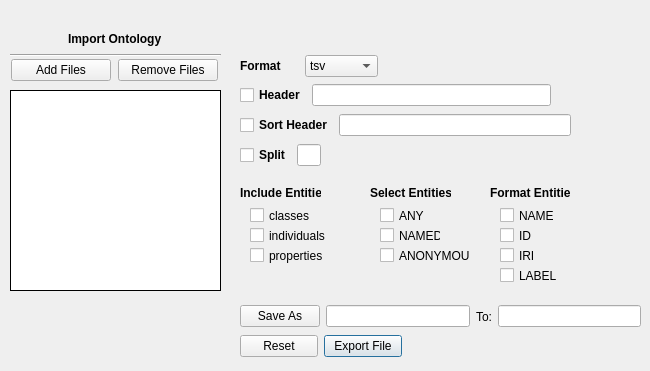
      <widget class="QWidget" name="Export">
       <attribute name="title">
        <string>Export</string>
       </attribute>
       <widget class="QWidget" name="layoutWidget_89">
        <property name="geometry">
         <rect>
          <x>240</x>
          <y>50</y>
          <width>138</width>
          <height>32</height>
         </rect>
        </property>
        <layout class="QHBoxLayout" name="horizontalLayout_108">
         <item>
          <widget class="QLabel" name="label_59">
           <property name="font">
            <font>
             <family>Arial</family>
             <pointsize>9</pointsize>
             <bold>true</bold>
            </font>
           </property>
           <property name="text">
            <string>Format</string>
           </property>
          </widget>
         </item>
         <item>
          <widget class="QComboBox" name="exportFormat">
           <property name="focusPolicy">
            <enum>Qt::NoFocus</enum>
           </property>
           <item>
            <property name="text">
             <string>tsv</string>
            </property>
           </item>
           <item>
            <property name="text">
             <string>csv</string>
            </property>
           </item>
           <item>
            <property name="text">
             <string>html</string>
            </property>
           </item>
           <item>
            <property name="text">
             <string>html-list</string>
            </property>
           </item>
           <item>
            <property name="text">
             <string>json</string>
            </property>
           </item>
           <item>
            <property name="text">
             <string>xlsx</string>
            </property>
           </item>
          </widget>
         </item>
        </layout>
       </widget>
       <widget class="QWidget" name="layoutWidget_90">
        <property name="geometry">
         <rect>
          <x>240</x>
          <y>300</y>
          <width>401</width>
          <height>33</height>
         </rect>
        </property>
        <layout class="QHBoxLayout" name="horizontalLayout_109">
         <item>
          <widget class="QPushButton" name="exportSaveAs">
           <property name="focusPolicy">
            <enum>Qt::NoFocus</enum>
           </property>
           <property name="text">
            <string>Save As</string>
           </property>
          </widget>
         </item>
         <item>
          <widget class="QLineEdit" name="exportNameSave">
           <property name="focusPolicy">
            <enum>Qt::NoFocus</enum>
           </property>
           <property name="text">
            <string/>
           </property>
           <property name="alignment">
            <set>Qt::AlignLeading|Qt::AlignLeft|Qt::AlignVCenter</set>
           </property>
           <property name="dragEnabled">
            <bool>false</bool>
           </property>
           <property name="placeholderText">
            <string/>
           </property>
           <property name="clearButtonEnabled">
            <bool>false</bool>
           </property>
          </widget>
         </item>
         <item>
          <widget class="QLabel" name="label_61">
           <property name="text">
            <string>To:</string>
           </property>
           <property name="alignment">
            <set>Qt::AlignCenter</set>
           </property>
          </widget>
         </item>
         <item>
          <widget class="QLineEdit" name="exportSavePath">
           <property name="focusPolicy">
            <enum>Qt::NoFocus</enum>
           </property>
          </widget>
         </item>
        </layout>
       </widget>
       <widget class="QListWidget" name="exportFileNames">
        <property name="geometry">
         <rect>
          <x>10</x>
          <y>90</y>
          <width>211</width>
          <height>201</height>
         </rect>
        </property>
        <property name="focusPolicy">
         <enum>Qt::ClickFocus</enum>
        </property>
        <property name="frameShape">
         <enum>QFrame::Box</enum>
        </property>
        <property name="frameShadow">
         <enum>QFrame::Plain</enum>
        </property>
       </widget>
       <widget class="QWidget" name="layoutWidget_91">
        <property name="geometry">
         <rect>
          <x>10</x>
          <y>50</y>
          <width>211</width>
          <height>41</height>
         </rect>
        </property>
        <layout class="QHBoxLayout" name="horizontalLayout_110">
         <item>
          <widget class="QPushButton" name="exportAddFile">
           <property name="sizePolicy">
            <sizepolicy hsizetype="Ignored" vsizetype="Fixed">
             <horstretch>0</horstretch>
             <verstretch>0</verstretch>
            </sizepolicy>
           </property>
           <property name="minimumSize">
            <size>
             <width>100</width>
             <height>0</height>
            </size>
           </property>
           <property name="maximumSize">
            <size>
             <width>100</width>
             <height>16777215</height>
            </size>
           </property>
           <property name="focusPolicy">
            <enum>Qt::NoFocus</enum>
           </property>
           <property name="contextMenuPolicy">
            <enum>Qt::DefaultContextMenu</enum>
           </property>
           <property name="text">
            <string>Add Files</string>
           </property>
           <property name="default">
            <bool>false</bool>
           </property>
           <property name="flat">
            <bool>false</bool>
           </property>
          </widget>
         </item>
         <item>
          <widget class="QPushButton" name="exportRemoveFile">
           <property name="sizePolicy">
            <sizepolicy hsizetype="Ignored" vsizetype="Fixed">
             <horstretch>0</horstretch>
             <verstretch>0</verstretch>
            </sizepolicy>
           </property>
           <property name="minimumSize">
            <size>
             <width>100</width>
             <height>0</height>
            </size>
           </property>
           <property name="maximumSize">
            <size>
             <width>100</width>
             <height>16777215</height>
            </size>
           </property>
           <property name="focusPolicy">
            <enum>Qt::NoFocus</enum>
           </property>
           <property name="text">
            <string>Remove Files</string>
           </property>
          </widget>
         </item>
        </layout>
       </widget>
       <widget class="QWidget" name="layoutWidget_92">
        <property name="geometry">
         <rect>
          <x>240</x>
          <y>330</y>
          <width>162</width>
          <height>32</height>
         </rect>
        </property>
        <layout class="QHBoxLayout" name="horizontalLayout_111">
         <item>
          <widget class="QPushButton" name="exportReset">
           <property name="sizePolicy">
            <sizepolicy hsizetype="Expanding" vsizetype="Fixed">
             <horstretch>0</horstretch>
             <verstretch>0</verstretch>
            </sizepolicy>
           </property>
           <property name="maximumSize">
            <size>
             <width>150</width>
             <height>16777215</height>
            </size>
           </property>
           <property name="focusPolicy">
            <enum>Qt::NoFocus</enum>
           </property>
           <property name="text">
            <string>Reset</string>
           </property>
          </widget>
         </item>
         <item>
          <widget class="QPushButton" name="exportButton">
           <property name="sizePolicy">
            <sizepolicy hsizetype="Expanding" vsizetype="Fixed">
             <horstretch>0</horstretch>
             <verstretch>0</verstretch>
            </sizepolicy>
           </property>
           <property name="minimumSize">
            <size>
             <width>0</width>
             <height>0</height>
            </size>
           </property>
           <property name="maximumSize">
            <size>
             <width>150</width>
             <height>16777215</height>
            </size>
           </property>
           <property name="focusPolicy">
            <enum>Qt::NoFocus</enum>
           </property>
           <property name="autoFillBackground">
            <bool>false</bool>
           </property>
           <property name="text">
            <string>Export File</string>
           </property>
           <property name="autoDefault">
            <bool>false</bool>
           </property>
           <property name="default">
            <bool>true</bool>
           </property>
           <property name="flat">
            <bool>false</bool>
           </property>
          </widget>
         </item>
        </layout>
       </widget>
       <widget class="QWidget" name="layoutWidget_131">
        <property name="geometry">
         <rect>
          <x>240</x>
          <y>80</y>
          <width>311</width>
          <height>31</height>
         </rect>
        </property>
        <layout class="QHBoxLayout" name="horizontalLayout_154">
         <item>
          <widget class="QCheckBox" name="exportHeader">
           <property name="font">
            <font>
             <family>Arial</family>
             <pointsize>9</pointsize>
             <bold>true</bold>
            </font>
           </property>
           <property name="focusPolicy">
            <enum>Qt::NoFocus</enum>
           </property>
           <property name="text">
            <string>Header</string>
           </property>
           <property name="checked">
            <bool>false</bool>
           </property>
          </widget>
         </item>
         <item>
          <widget class="QLineEdit" name="exportHeaderName">
           <property name="focusPolicy">
            <enum>Qt::ClickFocus</enum>
           </property>
          </widget>
         </item>
        </layout>
       </widget>
       <widget class="QWidget" name="layoutWidget_132">
        <property name="geometry">
         <rect>
          <x>240</x>
          <y>110</y>
          <width>331</width>
          <height>31</height>
         </rect>
        </property>
        <layout class="QHBoxLayout" name="horizontalLayout_155">
         <item>
          <widget class="QCheckBox" name="exportSort">
           <property name="font">
            <font>
             <family>Arial</family>
             <pointsize>9</pointsize>
             <bold>true</bold>
            </font>
           </property>
           <property name="focusPolicy">
            <enum>Qt::NoFocus</enum>
           </property>
           <property name="text">
            <string>Sort Header</string>
           </property>
           <property name="checked">
            <bool>false</bool>
           </property>
          </widget>
         </item>
         <item>
          <widget class="QLineEdit" name="exportSortName">
           <property name="focusPolicy">
            <enum>Qt::ClickFocus</enum>
           </property>
          </widget>
         </item>
        </layout>
       </widget>
       <widget class="QWidget" name="layoutWidget_133">
        <property name="geometry">
         <rect>
          <x>240</x>
          <y>140</y>
          <width>81</width>
          <height>31</height>
         </rect>
        </property>
        <layout class="QHBoxLayout" name="horizontalLayout_156">
         <item>
          <widget class="QCheckBox" name="exportSplit">
           <property name="font">
            <font>
             <family>Arial</family>
             <pointsize>9</pointsize>
             <bold>true</bold>
            </font>
           </property>
           <property name="focusPolicy">
            <enum>Qt::NoFocus</enum>
           </property>
           <property name="text">
            <string>Split</string>
           </property>
           <property name="checked">
            <bool>false</bool>
           </property>
          </widget>
         </item>
         <item>
          <widget class="QLineEdit" name="exportSplitName">
           <property name="focusPolicy">
            <enum>Qt::ClickFocus</enum>
           </property>
          </widget>
         </item>
        </layout>
       </widget>
       <widget class="QLabel" name="label_62">
        <property name="geometry">
         <rect>
          <x>240</x>
          <y>180</y>
          <width>81</width>
          <height>26</height>
         </rect>
        </property>
        <property name="font">
         <font>
          <family>Arial</family>
          <pointsize>9</pointsize>
          <bold>true</bold>
         </font>
        </property>
        <property name="text">
         <string>Include Entities</string>
        </property>
       </widget>
       <widget class="QCheckBox" name="exportIndividuals">
        <property name="geometry">
         <rect>
          <x>250</x>
          <y>220</y>
          <width>81</width>
          <height>31</height>
         </rect>
        </property>
        <property name="font">
         <font>
          <family>Arial</family>
          <pointsize>9</pointsize>
          <bold>false</bold>
         </font>
        </property>
        <property name="focusPolicy">
         <enum>Qt::NoFocus</enum>
        </property>
        <property name="text">
         <string>individuals</string>
        </property>
       </widget>
       <widget class="QCheckBox" name="exportClasses">
        <property name="geometry">
         <rect>
          <x>250</x>
          <y>200</y>
          <width>61</width>
          <height>31</height>
         </rect>
        </property>
        <property name="font">
         <font>
          <family>Arial</family>
          <pointsize>9</pointsize>
          <bold>false</bold>
         </font>
        </property>
        <property name="focusPolicy">
         <enum>Qt::NoFocus</enum>
        </property>
        <property name="text">
         <string>classes</string>
        </property>
       </widget>
       <widget class="QCheckBox" name="exportProperties">
        <property name="geometry">
         <rect>
          <x>250</x>
          <y>240</y>
          <width>81</width>
          <height>31</height>
         </rect>
        </property>
        <property name="font">
         <font>
          <family>Arial</family>
          <pointsize>9</pointsize>
          <bold>false</bold>
         </font>
        </property>
        <property name="focusPolicy">
         <enum>Qt::NoFocus</enum>
        </property>
        <property name="text">
         <string>properties</string>
        </property>
       </widget>
       <widget class="QLabel" name="label_158">
        <property name="geometry">
         <rect>
          <x>370</x>
          <y>180</y>
          <width>81</width>
          <height>26</height>
         </rect>
        </property>
        <property name="font">
         <font>
          <family>Arial</family>
          <pointsize>9</pointsize>
          <bold>true</bold>
         </font>
        </property>
        <property name="text">
         <string>Select Entities</string>
        </property>
       </widget>
       <widget class="QCheckBox" name="exportAnonymous">
        <property name="geometry">
         <rect>
          <x>380</x>
          <y>240</y>
          <width>91</width>
          <height>31</height>
         </rect>
        </property>
        <property name="font">
         <font>
          <family>Arial</family>
          <pointsize>9</pointsize>
          <bold>false</bold>
         </font>
        </property>
        <property name="focusPolicy">
         <enum>Qt::NoFocus</enum>
        </property>
        <property name="text">
         <string>ANONYMOUS</string>
        </property>
       </widget>
       <widget class="QCheckBox" name="exportAny">
        <property name="geometry">
         <rect>
          <x>380</x>
          <y>200</y>
          <width>51</width>
          <height>31</height>
         </rect>
        </property>
        <property name="font">
         <font>
          <family>Arial</family>
          <pointsize>9</pointsize>
          <bold>false</bold>
         </font>
        </property>
        <property name="focusPolicy">
         <enum>Qt::NoFocus</enum>
        </property>
        <property name="text">
         <string>ANY</string>
        </property>
       </widget>
       <widget class="QCheckBox" name="exportNamed">
        <property name="geometry">
         <rect>
          <x>380</x>
          <y>220</y>
          <width>61</width>
          <height>31</height>
         </rect>
        </property>
        <property name="font">
         <font>
          <family>Arial</family>
          <pointsize>9</pointsize>
          <bold>false</bold>
         </font>
        </property>
        <property name="focusPolicy">
         <enum>Qt::NoFocus</enum>
        </property>
        <property name="text">
         <string>NAMED</string>
        </property>
       </widget>
       <widget class="QCheckBox" name="exportIRI">
        <property name="geometry">
         <rect>
          <x>500</x>
          <y>240</y>
          <width>41</width>
          <height>31</height>
         </rect>
        </property>
        <property name="font">
         <font>
          <family>Arial</family>
          <pointsize>9</pointsize>
          <bold>false</bold>
         </font>
        </property>
        <property name="focusPolicy">
         <enum>Qt::NoFocus</enum>
        </property>
        <property name="text">
         <string>IRI</string>
        </property>
       </widget>
       <widget class="QCheckBox" name="exportId">
        <property name="geometry">
         <rect>
          <x>500</x>
          <y>220</y>
          <width>41</width>
          <height>31</height>
         </rect>
        </property>
        <property name="font">
         <font>
          <family>Arial</family>
          <pointsize>9</pointsize>
          <bold>false</bold>
         </font>
        </property>
        <property name="focusPolicy">
         <enum>Qt::NoFocus</enum>
        </property>
        <property name="text">
         <string>ID</string>
        </property>
       </widget>
       <widget class="QLabel" name="label_159">
        <property name="geometry">
         <rect>
          <x>490</x>
          <y>180</y>
          <width>81</width>
          <height>26</height>
         </rect>
        </property>
        <property name="font">
         <font>
          <family>Arial</family>
          <pointsize>9</pointsize>
          <bold>true</bold>
         </font>
        </property>
        <property name="text">
         <string>Format Entities</string>
        </property>
       </widget>
       <widget class="QCheckBox" name="exportName">
        <property name="geometry">
         <rect>
          <x>500</x>
          <y>200</y>
          <width>61</width>
          <height>31</height>
         </rect>
        </property>
        <property name="font">
         <font>
          <family>Arial</family>
          <pointsize>9</pointsize>
          <bold>false</bold>
         </font>
        </property>
        <property name="focusPolicy">
         <enum>Qt::NoFocus</enum>
        </property>
        <property name="text">
         <string>NAME</string>
        </property>
       </widget>
       <widget class="QCheckBox" name="exportLabel">
        <property name="geometry">
         <rect>
          <x>500</x>
          <y>260</y>
          <width>61</width>
          <height>31</height>
         </rect>
        </property>
        <property name="font">
         <font>
          <family>Arial</family>
          <pointsize>9</pointsize>
          <bold>false</bold>
         </font>
        </property>
        <property name="focusPolicy">
         <enum>Qt::NoFocus</enum>
        </property>
        <property name="text">
         <string>LABEL</string>
        </property>
       </widget>
       <widget class="QWidget" name="">
        <property name="geometry">
         <rect>
          <x>10</x>
          <y>30</y>
          <width>211</width>
          <height>27</height>
         </rect>
        </property>
        <layout class="QVBoxLayout" name="verticalLayout_17">
         <item alignment="Qt::AlignHCenter">
          <widget class="QLabel" name="label_83">
           <property name="font">
            <font>
             <family>Arial</family>
             <pointsize>9</pointsize>
             <bold>true</bold>
            </font>
           </property>
           <property name="text">
            <string>Import Ontology</string>
           </property>
          </widget>
         </item>
         <item>
          <widget class="Line" name="line_21">
           <property name="orientation">
            <enum>Qt::Horizontal</enum>
           </property>
          </widget>
         </item>
        </layout>
       </widget>
      </widget>
